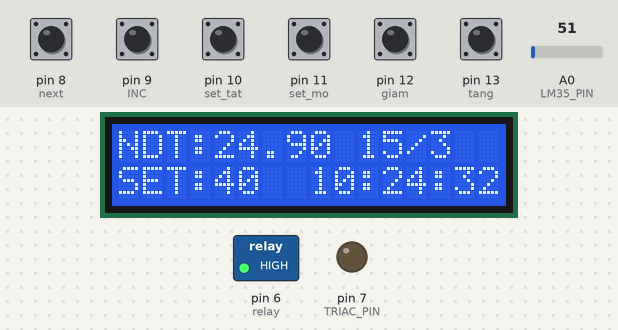
A sketch run on a simulated Arduino Uno, built with avr-gcc and run on an emulated ATmega328P. On the bench: 16×2 character LCD, switched loads named in the sketch (green lamp = pin HIGH), output pins drawn as LEDs (lit = HIGH). The test bench sets the inputs (shaded band); at power-on: pin 8 (next), pin 9 (INC), pin 10 (set_tat), pin 11 (set_mo), pin 12 (giam), pin 13 (tang) HIGH, A0 (LM35_PIN) = 51. The local clock reads 2024-03-15 10:24:30 at power-on unless the sketch sets it; EEPROM starts erased.

Above: at 3.2 s.
3.3 s: pin 10 (set_tat) pulled LOW for 1 s
At 4.4 s:
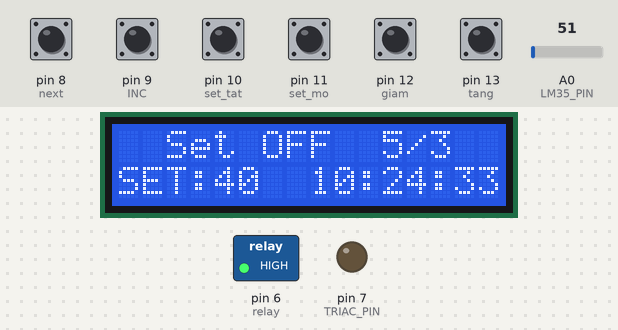
7.2 s: pin 9 (INC) pulled LOW for 0.15 s
At 8.3 s:
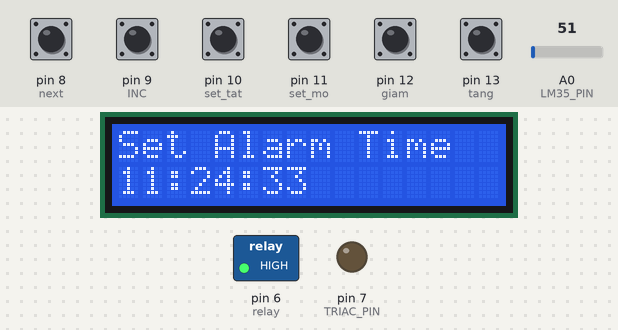
8.8 s: pin 9 (INC) pulled LOW for 1 s
At 10.7 s:
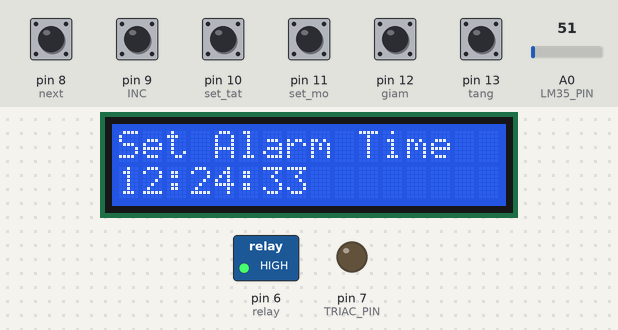
11.3 s: pin 8 (next) pulsed LOW 5 times (0.12 s each, 0.3 s apart)
At 14.8 s:
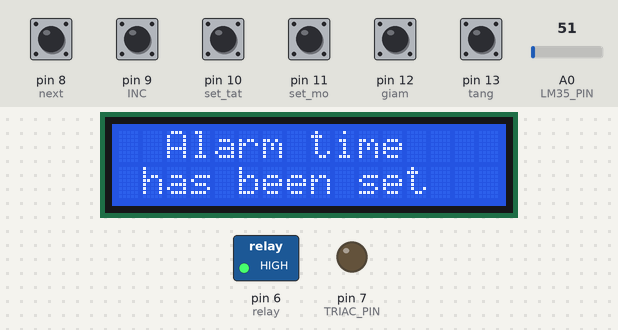
15.5 s: A0 (LM35_PIN) set to 61
At 17.4 s:
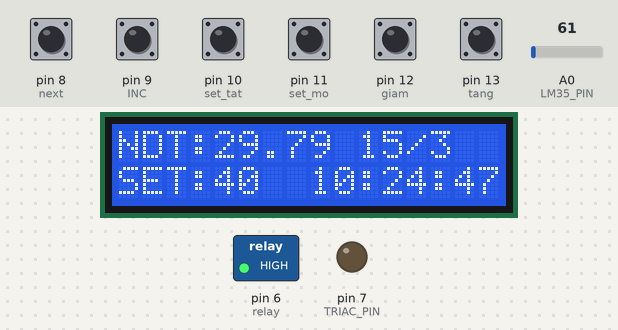
18.1 s: pin 11 (set_mo) pulled LOW for 0.15 s
At 18.7 s:
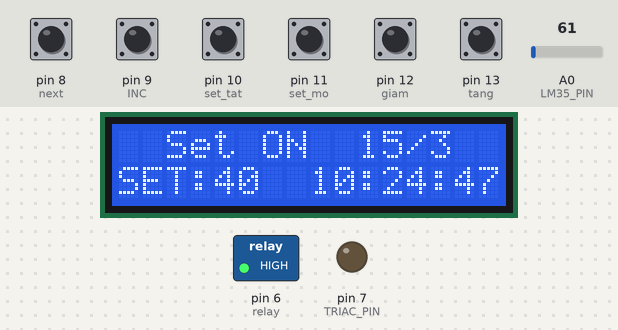
Timing chart, 0 to 21.1 s (numbered marks = the images above; inputs shaded):
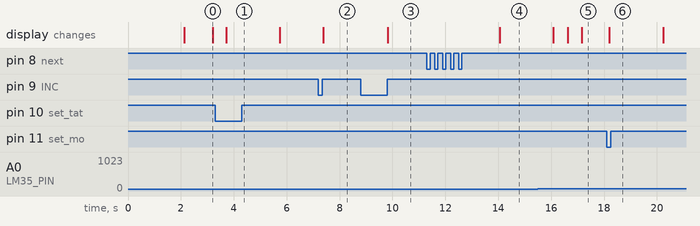

Measured:
- after the input at 3.3 s, the display: changes after 0.41 s (image 1)
- after the input at 7.2 s, the display: changes after 0.18 s (image 2)
- after the input at 8.8 s, the display: changes after 1.0 s (image 3)
- after the input at 11.3 s, the display: changes after 2.8 s (image 4)
- after the input at 18.1 s, the display: changes after 0.10 s (image 6)
- what the display in image 0 shows lasts 1.1 s, from 2.1 s to 3.2 s

The sketch:

TANGGIAM.ino
```cpp
#include <Wire.h>
#include <TimerOne.h>
#include <LiquidCrystal_I2C.h>
#include <RTClib.h>
#include<EEPROM.h>

LiquidCrystal_I2C lcd(0x27,16,2);

#define LM35_PIN A0
#define TRIAC_PIN 7
#define Kp 3
#define Kd 0.001
#define Ki 0.01

int   minTempC   = 0 ;
int   maxTempC   = 60;
int   nhietdodat = 40;
float nhietdo;
float t;
float E,E1,E2,alpha,gamma,beta;
float Output=0;
float LastOutput=0;
float thoigian=0;
int   flag=0;
float T=1.5; //thoi gian lay mau 1.5s
float timerloop;
float tam=0;
byte degree[8] =
{
  0B01110,
  0B01010,
  0B01110,
  0B00000,
  0B00000,
  0B00000,
  0B00000,
  0B00000
};

RTC_DS1307 RTC;

#define relay 6

int temp,inc,hours1,minut,add=11;
int HOUR,MINUT,SECOND;

int tang   =13;
int giam   =12;
int set_mo =11;
int set_tat=10;
int INC    =9 ;
int next   =8 ;
unsigned long time_now = 0;

void Temperature()
{
  float read_ADC;
  read_ADC=(analogRead(LM35_PIN)*5.0/1024.0);
  nhietdo=read_ADC*100.0;  //1000/10 10mv = 1 *C
  //return nhietdo;
}
/*HAM DIEU KHIEN TRIAC*/
void TriacControl()
{
   delayMicroseconds(thoigian*1000);
   digitalWrite(TRIAC_PIN,HIGH);
   delay(1);
   digitalWrite(TRIAC_PIN,LOW);
}
void PID()
{
  for (int i=0; i<10;i++)
  {
	  Temperature();
  tam+=nhietdo;}
  nhietdo=tam/10.0;
  tam=0;
  E=nhietdodat-nhietdo;
  alpha = 2*T*Kp + Ki*T*T + 2*Kd;
  beta = T*T*Ki - 4*Kd -2*T*Kp;
  gamma = 2*Kd;
  Output = (alpha*E + beta*E1 + gamma*E2 + 2*T*LastOutput)/(2*T);
  LastOutput=Output;
  E2=E1;
  E1=E;
  if (Output>9)
    Output=9;
    else if (Output<=1)
      Output=1;
  thoigian = 10-Output; /***************/
}

void setup() {
  Serial.begin(9600);
  lcd.init();
  lcd.backlight();
  lcd.createChar(1, degree);
  Wire.begin();
  pinMode(relay,OUTPUT);
  pinMode(INC, INPUT_PULLUP);
  pinMode(next, INPUT_PULLUP);
  pinMode(set_mo, INPUT_PULLUP);
  pinMode(set_tat, INPUT_PULLUP);
  pinMode(tang, INPUT_PULLUP);
  pinMode(giam, INPUT_PULLUP);
  pinMode(TRIAC_PIN,OUTPUT);
  pinMode(LM35_PIN ,INPUT);
  digitalWrite(relay, HIGH);
  E=0;E1=0;E2=0;
  lcd.setCursor(3,0);
  lcd.print("LO AP TRUNG ");
  lcd.setCursor(5,1);
  lcd.print("TU DONG ");
  delay(2000);

  if (! RTC.begin()) {
    while (1);
  }
  if (! RTC.isrunning()) {
    RTC.adjust(DateTime(F(__DATE__), F(__TIME__)));
  }
}

void loop() {

//nut_tang
    if (digitalRead(tang)==LOW){ // Trường hợp nút nhấn được nhấn
        nhietdodat= nhietdodat+1 ;  //  tăng giá trị cài lên 1 đơn vị
      if(nhietdodat < minTempC) nhietdodat = minTempC;
    }
//nut_giam
    if (digitalRead(giam)==LOW){
        nhietdodat= nhietdodat-1 ; //  giảm giá trị cài lên 1 đơn vị
      if(nhietdodat > maxTempC) nhietdodat = maxTempC;

    }
//nut_mo
   int temp=0,val=1,temp4;
   DateTime now = RTC.now();
   if(digitalRead(set_mo) == LOW)      //set Alarm time
   {
     lcd.setCursor(0,0);
     lcd.print("  Set ON  ");
    delay(2000);
    defualt();
    time();
    delay(1000);
    lcd.clear();
    lcd.setCursor(0,0);
    lcd.print("  Alarm time ");
    lcd.setCursor(0,1);
    lcd.print(" has been set  ");
    delay(2000);
   }
//nut_tat
    if(digitalRead(set_tat) == LOW)      //set Alarm time
   {
    lcd.setCursor(0,0);
    lcd.print("  Set OFF  ");
    delay(2000);
    defualt();
    time();
    delay(1000);
    lcd.clear();
    lcd.setCursor(0,0);
    lcd.print("  Alarm time ");
    lcd.setCursor(0,1);
    lcd.print(" has been set  ");
    delay(2000);
 }
  for (int i=0; i<10;i++)
  {Temperature();
  tam+=nhietdo;}
  nhietdo=tam/10.0;
  tam=0;
  lcd.clear();
  lcd.setCursor(0,0);
  lcd.print("NDT:");
  lcd.setCursor(4,0);
  lcd.print(nhietdo);
  lcd.setCursor(0,1);
  lcd.print("SET:");
  lcd.print(nhietdodat);
  lcd.setCursor(8, 1);
  lcd.print(HOUR=now.hour(),DEC);
  lcd.print(":");
  lcd.print(MINUT=now.minute(),DEC);
  lcd.print(":");
  lcd.print(SECOND=now.second(),DEC);
  lcd.setCursor(10, 0);
  lcd.print(now.day(),DEC);
  lcd.print("/");
  lcd.print(now.month(),DEC);
  match();
  match1();
  delay(500);
}
void defualt()
{
  lcd.setCursor(0,1);
  lcd.print(HOUR);
  lcd.print(":");
  lcd.print(MINUT);
  lcd.print(":");
  lcd.print(SECOND);
}
void time()
{
  int temp=1,minuts=0,hours=0,seconds=0;
    while(temp==1)
    {
     if(digitalRead(INC)==LOW)
     {
      HOUR++;
      if(HOUR==24)
      {
       HOUR=0;
      }
      while(digitalRead(INC)==LOW);
     }
     lcd.clear();
     lcd.setCursor(0,0);
     lcd.print("Set Alarm Time ");
   //lcd.print(x);
    lcd.setCursor(0,1);
    lcd.print(HOUR);
    lcd.print(":");
    lcd.print(MINUT);
    lcd.print(":");
    lcd.print(SECOND);
    delay(500);
    if(digitalRead(next)==LOW)
    {
     hours1=HOUR;
     EEPROM.write(add++,hours1);
     temp=2;
     while(digitalRead(next)==LOW);
    }
    }

    while(temp==2)
    {
     if(digitalRead(INC)==LOW)
     {
      MINUT++;
      if(MINUT==60)
      {MINUT=0;}
      while(digitalRead(INC)==LOW);
     }
     // lcd.clear();
    lcd.setCursor(0,1);
    lcd.print(HOUR);
    lcd.print(":");
    lcd.print(MINUT);
    lcd.print(":");
    lcd.print(SECOND);
    delay(500);
      if(digitalRead(next)==LOW)
      {
       minut=MINUT;
       EEPROM.write(add++, minut);
       temp=0;
       while(digitalRead(next)==LOW);
      }
    }
    delay(1000);
}
void match()
{
  int tem[23];
  for(int i=11;i<23;i++)
  {
    tem[i]=EEPROM.read(i);
  }
  if(HOUR == tem[11] && MINUT == tem[12])
  {
  digitalWrite(relay, LOW) ;
  attachInterrupt(0, TriacControl, RISING);
  Timer1.initialize(1500000); //don vi us
  Timer1.attachInterrupt(PID);
  }
}
void match1()
{
  int tem1[23];
  for(int j=11;j<23;j++)
  {
    tem1[j]=EEPROM.read(j);
  }
  if(HOUR == tem1[13] && MINUT == tem1[14])
  {
  digitalWrite(relay, HIGH);
  digitalWrite(TRIAC_PIN, LOW);
    lcd.clear();
    lcd.setCursor(0,5);
    lcd.print("FINISH");
    delay(1000);
  }
}
```
